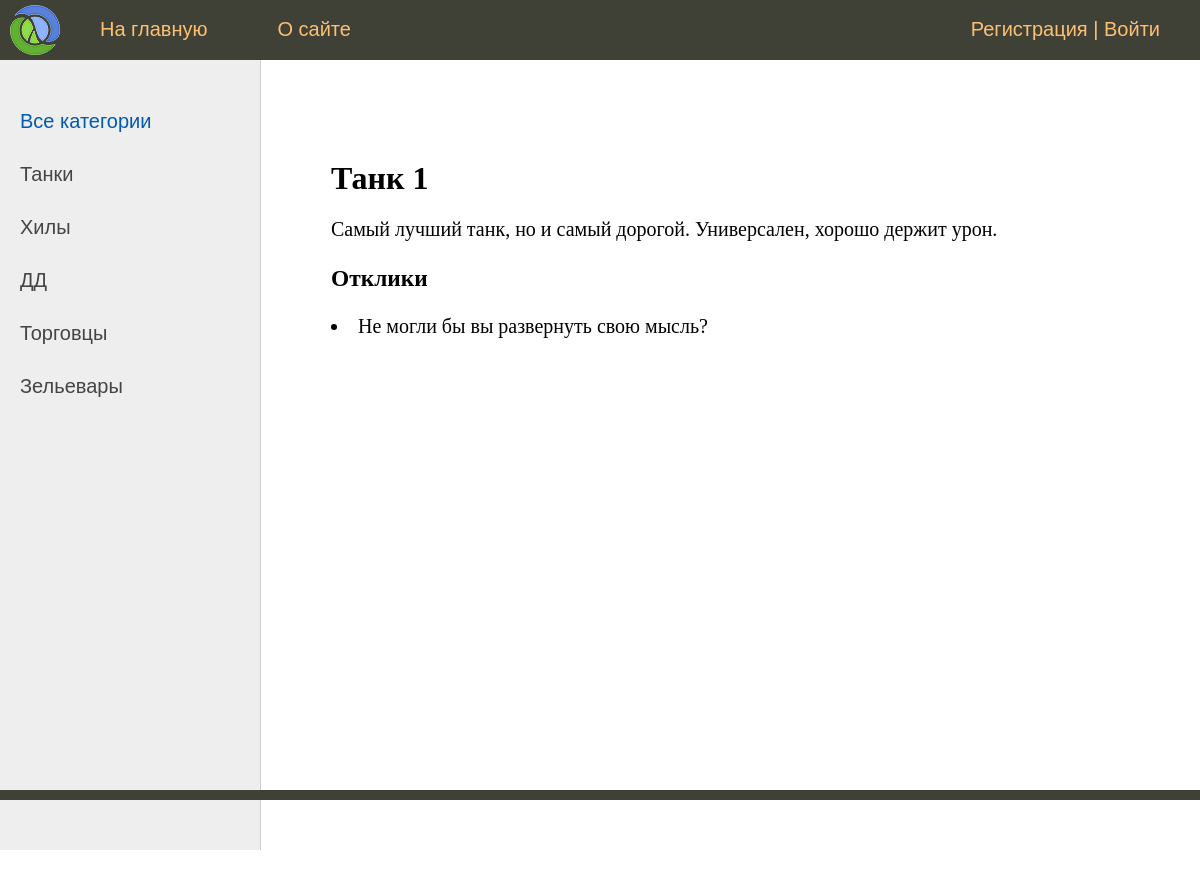
Page /bulletin/1/ on the committed database.
### board/models.py (models this page shows, shortened)
class Category(models.Model):
    name = models.CharField(max_length=63, unique=True, verbose_name='Имя категории')
    def get_absolute_url(self):
        return reverse('category', kwargs={'cat_id': self.pk})
    class Meta:
        verbose_name = 'Категория'
        verbose_name_plural = 'Категории'
        ordering = ['id']

class Bulletin(models.Model):
    title = models.CharField(max_length=63, verbose_name='Заголовок')
    content = models.TextField(default='Место для текста', verbose_name='Текст объявления')
    photo = models.ImageField(upload_to='photos/%Y/%m/%d/', blank=True, null=True, verbose_name='Фото')
    user = models.ForeignKey(User, on_delete=models.CASCADE, verbose_name='Автор')
    cat = models.ForeignKey(Category, on_delete=models.CASCADE, verbose_name='Категория')
    def __str__(self):
        return self.title.title()
    class Meta:
        verbose_name = 'Объявление'
        verbose_name_plural = 'Объявления'
        ordering = ['id']

class Comment(models.Model):
    time_in = models.DateTimeField(auto_now_add=True, verbose_name='Время создания')
    reply = models.CharField(max_length=255, verbose_name='Отклик')
    bulletin = models.ForeignKey(Bulletin, on_delete=models.CASCADE, verbose_name='Объявление')
    user = models.ForeignKey(User, on_delete=models.CASCADE, verbose_name='Автор')
    is_accept = models.BooleanField(default=False, verbose_name='Принят')
    class Meta:
        verbose_name = 'Отклик'
        verbose_name_plural = 'Отклики'
        ordering = ['id']

### board/views.py (the view)
# urls.py: path('bulletin/<int:pk>/', ShowBulletin.as_view(), name='bulletin'),
class ShowBulletin(DataMixin, DetailView):
    model = Bulletin
    template_name = 'board/bulletin.html'
    context_object_name = 'bulletin'
    def get_context_data(self, *, object_list=None, **kwargs):
        context = super().get_context_data(**kwargs)
        c_def = self.get_user_context(title=context['bulletin'])
        return dict(list(context.items()) + list(c_def.items()))

### board/templatetags/board_tags.py (called while the page is built)
@register.simple_tag()
def get_comments(filter):
        return Comment.objects.filter(bulletin=filter, is_accept=True)

### board/utils.py (called while the page is built)
    def get_user_context(self, **kwargs):
        context = kwargs
        cats = Category.objects.annotate(Count('bulletin'))
        user_menu = menu.copy()
        if not self.request.user.is_authenticated:
            user_menu.pop(2)
        context['menu'] = user_menu
        context['cats'] = cats
        if 'cat_selected' not in context:
            context['cat_selected'] = 0
        return context

### board/templates/board/bulletin.html (shortened to what this page needs)
{% extends 'board/base.html' %}
{% load board_tags %}
{% block content %}
<h1>{{bulletin.title}}</h1>
{{bulletin.content|linebreaks}}
<h3>Отклики</h3>
{% get_comments filter=bulletin.id as comments %}
{% for c in comments %}
	<li class="selected">{{c.reply}}</li>
{% endfor %}
{% endblock %}

### board/templates/board/base.html (shortened to what this page needs)
{% load static %}
{% load board_tags %}
<!DOCTYPE html>
<html>
<head>
	<link type="text/css" href="{% static 'board/css/styles.css' %}" rel="stylesheet" />
</head>
<body>
<table class="table-page" border=0 cellpadding="0" cellspacing="0">
<tr><td valign=top>
{% block mainmenu %}
		<div class="header">
			<ul id="mainmenu" class="mainmenu">
			    <li class="logo"><a href="#"><div class="logo"></div></a></li>
{% for m in menu %}
			    <li><a href="{% url m.url_name %}">{{m.title}}</a></li>
{% endfor %}
				{% if request.user.is_authenticated %}
				    <li class="last"> {{user.username}} | <a href="{% url 'logout' %}">Выйти</a></li>
				{% else %}
				    <li class="last"><a href="{% url 'register' %}">Регистрация</a> | <a href="{% url 'login' %}">Войти</a></li>
				{% endif %}
			</ul>
		</div>
{% endblock mainmenu %}
<table class="table-content" border=0 cellpadding="0" cellspacing="0">
<tr>
<td valign="top" class="left-chapters">
	<ul id="leftchapters">
{% if cat_selected == 0 %}
		    <li class="selected">Все категории</li>
{% else %}
		    <li><a href="{% url 'home' %}">Все категории</a></li>
{% endif %}
{% for c in cats %}
    {% if c.bulletin__count > 0 %}
		{% if c.pk == cat_selected %}
		    <li class="selected">{{c.name}}</li>
		{% else %}
		    <li><a href="{{ c.get_absolute_url }}">{{c.name}}</a></li>
		{% endif %}
    {% endif %}
{% endfor %}
    </ul>
</td>
<td valign="top" class="content">
<div class="content-text">
{% block content %}
{% endblock %}
</div>
</td></tr></table>
</td></tr>
<tr><td valign=top>
	<div id="footer">
	</div>
</td></tr></table>
</body>
</html>

### board/static/board/css/styles.css (style rules this page uses)
html, body { font-family: 'Arial'; margin: 0; padding: 0; height: 100%; width: 100%; color: #444; }
a { color: #0059b2; text-decoration: none; }
.table-page { width: 100%; height: 100%; vertical-align: top; }
.table-page tr { height: 100%; }
.header { background: #3F4137; height: 60px; }
.logo { background: url('../images/logo.png') no-repeat 10px 5px; width: 70px; height: 60px; }
ul.mainmenu { list-style: none; margin: 0; padding: 0; height: 60px; color: #fdc073; font-size: 20px; overflow: hidden; }
ul.mainmenu li { float: left; margin: 18px 40px 0 30px; }
ul.mainmenu li.logo { margin: 0; }
ul.mainmenu li.last { float: right; }
ul.mainmenu li a { color: #fdc073; text-decoration: none; }
.table-content { width: 100%; min-height: 100%; height: 100%; }
.left-chapters { margin: 0; background: #eee; border-right: 1px solid #ccc; min-height: 100%; }
.left-chapters ul { width: 230px; min-height: 100%; margin: 0; padding: 20px 10px 10px 20px; list-style: none; font-size: 20px; }
.left-chapters ul li { margin: 30px 0 0 0; color: #999; }
.left-chapters ul li.selected { color: #0059b2; }
.left-chapters ul li a { color: #444; text-decoration: none; }
.content { padding: 40px 20px 20px 40px; width: 100%; box-sizing: border-box; }
.content-text { margin: 60px 0 0 30px; color: #000; font-size: 20px; font-family: Yandex Sans Display Light; }
.content-text h1 { font-size: 32px; }
#footer { box-sizing: border-box; background: #3F4137; padding: 5px; color: #aaa; font-size: 14px; font-family: Verdana, Geneva, Arial, Helvetica; text-align: left; overflow: hidden; }

### rows in the picture
Category: name "Танки"
Category: name "Хилы"
Category: name "ДД"
Category: name "Торговцы"
Category: name "Зельевары"
Bulletin: title "Танк 1", content "Самый лучший танк, но и самый дорогой. Универсален, хорошо держит урон."
Comment: reply "Не могли бы вы развернуть свою мысль?"

### other values in the picture
{{ m.title }} "На главную" "О сайте"
